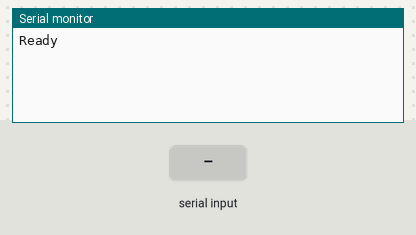
A sketch run on a simulated Arduino Uno, built with avr-gcc and run on an emulated ATmega328P. Shown: the last lines printed to the serial monitor. Inputs (shaded band) come from the test bench.

Above: at 1.2 s.
1.3 s: "1" received over Serial
At 1.8 s:
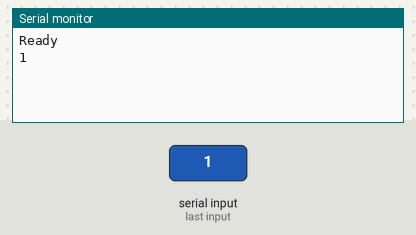
2.8 s: "0" received over Serial
At 4.0 s:
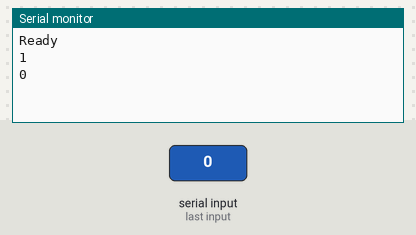
4.3 s: "2" received over Serial
At 5.3 s:
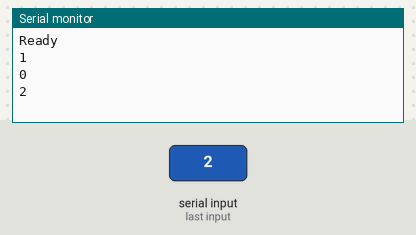

The sketch:

Serial_test_ino.ino
```cpp
#define BAUDRATE 115200


void setup() {
Serial.begin(BAUDRATE); // set the baud rate
Serial.println("Ready"); // print "Ready" once
}
void loop() {
char inByte = ' ';
if(Serial.available()){ // only send data back if data has been sent
char inByte = Serial.read(); // read the incoming data
Serial.println(inByte); // send the data back in a new line so that it is not all one long line
}
delay(100); // delay for 1/10 of a second
}
```

Measured:
- after the input at 1.3 s, the serial monitor: prints a new line at once (image 1)
- after the input at 2.8 s, the serial monitor: prints a new line at once (image 2)
- after the input at 4.3 s, the serial monitor: prints a new line at once (image 3)
